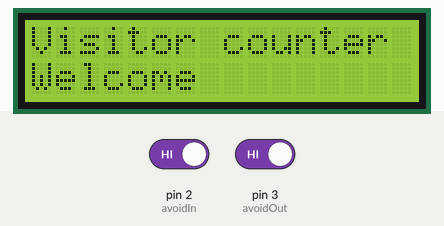
The sketch below on a simulated Arduino Uno, built with avr-gcc and run on an emulated ATmega328P. Parts: 16×2 character LCD. The inputs (shaded band) are chosen by the test bench; at power-on: pin 2 (avoidIn) HIGH, pin 3 (avoidOut) HIGH.

Above: at 1.2 s.
1.3 s: pin 2 (avoidIn) driven LOW
At 2.1 s:
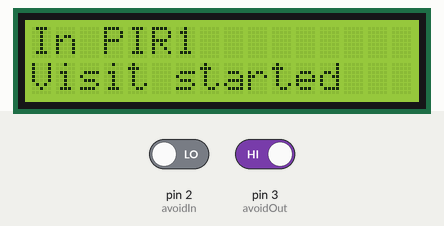
2.8 s: pin 3 (avoidOut) driven LOW
At 3.2 s:
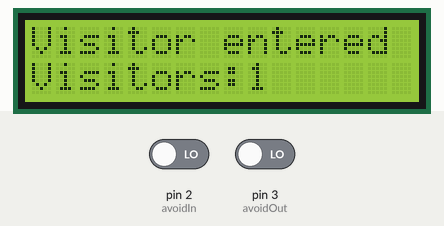
Timing chart, 0 to 5.8 s (numbered marks = the images above; inputs shaded):
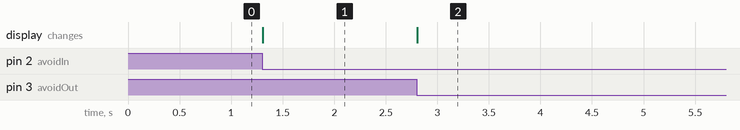

The sketch:

PeopleCounter.ino
```cpp
#include <LiquidCrystal.h>

// Define the pin numbers for the LCD
const int rs = 13, en = 12, d4 = 11, d5 = 10, d6 = 9, d7 = 8;
LiquidCrystal lcd(rs, en, d4, d5, d6, d7);

// Define the input pin numbers for the two PIR sensors
#define avoidIn 2
#define avoidOut 3

// Variable to hold the current status of the system
bool stat = true;

// Variables to keep track of visitors and their last detected action
int visitors = 0;
int lastDetected = 0;

// Flags to track the current state of the PIR sensors
bool avoidIn_active = false;
bool avoidOut_active = false;

// Define intervals for checking PIR sensor inputs
unsigned long previousA = 0;
unsigned long intervalA = 100;
unsigned long previousB = 0;
unsigned long intervalB = 100;

// Function to display messages on the LCD
void DisplayMsg(String s1, String s2, bool stat) {
  if (stat){
    lcd.clear();
    lcd.setCursor(0,0);
    lcd.print(s1);
    lcd.setCursor(0,1);
    lcd.print(s2);
  }
}

// Function to update the visitors counter based on sensor input
void UpdateVisitorsCounter(int x){
  int duration=100;
  visitors = visitors + x;
  lastDetected = 0;
}

// Setup function runs once at the beginning
void setup() {
  Serial.begin(9600); // Start serial communication
  lcd.begin(16, 2); // Initialize the LCD
  pinMode(avoidIn, INPUT); // Set avoidIn pin as input
  pinMode(avoidOut, INPUT); // Set avoidOut pin as input
  DisplayMsg("Visitor counter", "Welcome", stat); // Display welcome message on LCD
}

// Loop function runs repeatedly
void loop() {
  // Check PIR sensor input for entry
  unsigned long current = millis();
  if(current - previousA >= intervalA){
    previousA = current;
    if (digitalRead(avoidIn) == false) {

      if ( !avoidIn_active ) {
        avoidIn_active = true;

        if (lastDetected == 0 && !avoidOut_active) {
          lastDetected = 1;
          DisplayMsg("In PIR1", "Visit started", stat); // Display visit started message on LCD
        }
        else if (lastDetected == 2) {
          UpdateVisitorsCounter(-1); // Update visitor count
          DisplayMsg("Visitor exited", "Visitors:" + String(visitors), stat); // Display visitor exited message on LCD
        }
      }
    }else{
      avoidIn_active = false ;
    }
  }

  // Check PIR sensor input for exit
  if(current - previousB >= intervalB){
    previousB = current;
    if (digitalRead(avoidOut) == false ) {

      if ( !avoidOut_active ) {
        avoidOut_active = true;

        if (lastDetected == 0 && !avoidIn_active) {
          if (visitors > 0) {
            lastDetected = 2;
            DisplayMsg("In PIR2", "Exit started", stat); // Display exit started message on LCD
          }
          else{
            DisplayMsg("No more visitors", "to exit", stat); // Display no more visitors to exit message on LCD
          }

        }
        else if (lastDetected == 1) {
          UpdateVisitorsCounter(1); // Update visitor count
          DisplayMsg("Visitor entered", "Visitors:" + String(visitors), stat); // Display visitor entered message on LCD
        }
      }
    }
    else{
       avoidOut_active = false;
    }
  }
}
```

Measured:
- after the input at 1.3 s, the display: changes at once (image 1)
- after the input at 2.8 s, the display: changes at once (image 2)
